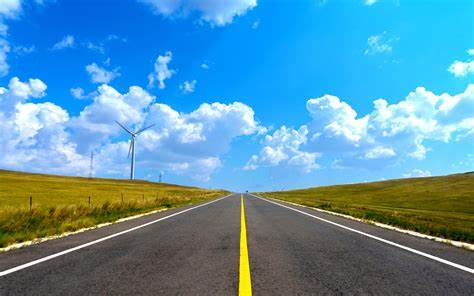
#> input picture test_image.jpg, 474 x 296 px
$ python '车道检测.py'
#> lines starting #> are read from the running program, lines starting #| are printed output that depends on the picture; after the words box and inside, x2 and y2 are one past the last pixel; in counts of white or black regions, pixels touching at a corner belong together
import cv2
import numpy as np

blur_ksize = 5
canny_lthreshold = 50
canny_hthreshold = 150
rho = 0.5
theta = np.pi / 180
threshold = 15
min_line_length = 40
max_line_gap = 20
def roi_mask(img, vertices):
    mask = np.zeros_like(img)
    if len(img.shape) > 2:
        mask_color = (255,) * img.shape[2]
    else:
        mask_color = 255
    cv2.fillPoly(mask, vertices, mask_color)
    masked_img = cv2.bitwise_and(img, mask)
    return masked_img
def draw_lines(img, lines, color=[255, 0, 0], thickness=5):
    for line in lines:
        for x1, y1, x2, y2 in line:
            cv2.line(img, (x1, y1), (x2, y2), color, thickness)
def hough_lines(img, rho, theta, threshold, min_line_len, max_line_gap):
    lines = cv2.HoughLinesP(img, rho, theta, threshold, np.array([]),
                            minLineLength=min_line_len, maxLineGap=max_line_gap)
    line_img = np.zeros((img.shape[0], img.shape[1], 3), dtype=np.uint8)
    draw_lines(line_img, lines)
    return line_img
def process_image(image_path):
    # 读取图像
#> called with image_path = 'test_image.jpg'
    img = cv2.imread(image_path)
#> img is the input picture: shape (296, 474, 3); mean B, G, R 175.1, 147.8, 90.6
    gray = cv2.cvtColor(img, cv2.COLOR_BGR2GRAY)
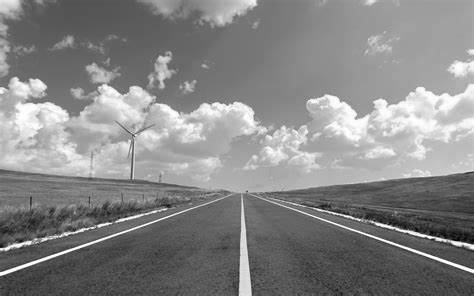
#> gray: shape (296, 474); min 2, max 255, mean 133.8
    blur_gray = cv2.GaussianBlur(gray, (blur_ksize, blur_ksize), 0)
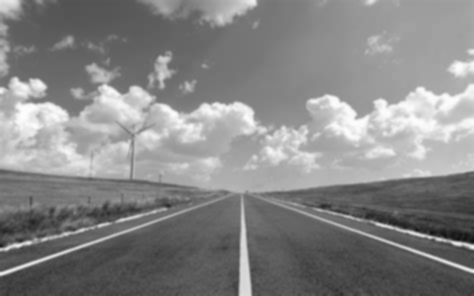
#> blur_gray: shape (296, 474); min 15, max 253, mean 133.8
    edges = cv2.Canny(blur_gray, canny_lthreshold, canny_hthreshold)
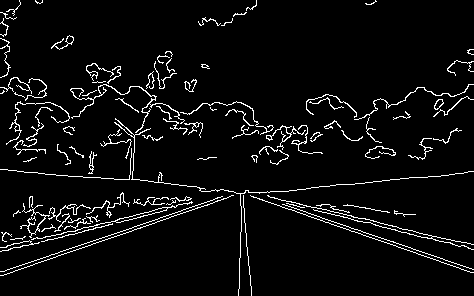
#> edges: shape (296, 474); 5.1% white in thin lines or dots

    # 感兴趣区域的顶点，根据图像大小自定义
    roi_vtx = np.array([[(-30, img.shape[0]), (img.shape[1] / 2 - 50, img.shape[0] / 2 + 50),
                         (img.shape[1] / 2 + 50, img.shape[0] / 2 + 50), (img.shape[1]+30, img.shape[0])]],
                       dtype=np.int32)
    roi_edges = roi_mask(edges, roi_vtx)
#> in roi_mask, `cv2.fillPoly(mask, vertices, mask_color)`:
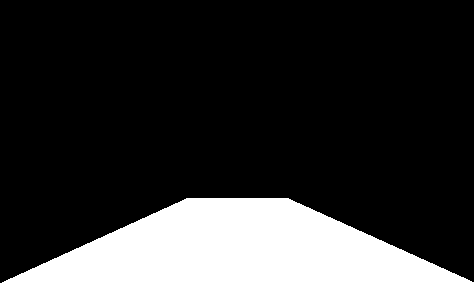
#> mask: shape (296, 474); 21.8% white; 1 white region, box (x1, y1, x2, y2) and area: (0, 198, 474, 296) 30608
#> in roi_mask, `masked_img = cv2.bitwise_and(img, mask)`:
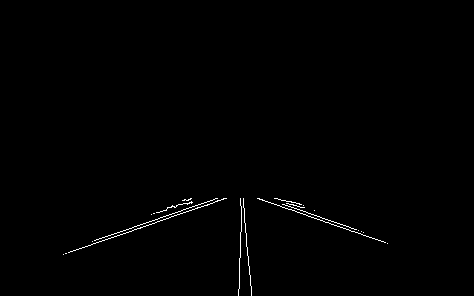
#> masked_img: shape (296, 474); 0.58% white in thin lines or dots, all inside (x1, y1, x2, y2) = (63, 198, 388, 296)
    # 使用霍夫变换检测直线
    line_img = hough_lines(roi_edges, rho, theta, threshold, min_line_length, max_line_gap)
#> in hough_lines, `lines = cv2.HoughLinesP(img, rho, theta, threshold, np.array([]), minL..`: lines = [[63, 254, 226, 198], [92, 241, 217, 198], [238, 295, 241, 206], [257, 198, 387, 243], [284, 204, 354, 229], [243, 198, 251, 295], [243, 206, 249, 274]]
#> the loop in draw_lines, `for line in lines:` made 7 passes
#> after the loop in draw_lines, `for line in lines:`:
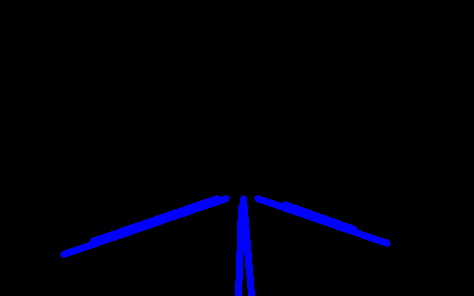
#> img: shape (296, 474, 3); mean of channels 0, 1, 2 7.4, 0, 0; drawn as B, G, R
    # 将检测的线绘制在原图上
    res_img = cv2.addWeighted(img, 1, line_img, 0.8, 0)
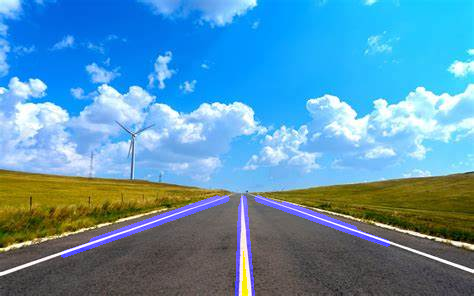
#> res_img: shape (296, 474, 3); mean B, G, R 179.6, 147.8, 90.6
    # 显示图像
    cv2.imshow('lane lines', res_img)
    cv2.waitKey(0)
    cv2.destroyAllWindows()
# 调用函数
process_image('test_image.jpg')

$ run again, with xiangrikui.jpg copied over test_image.jpg
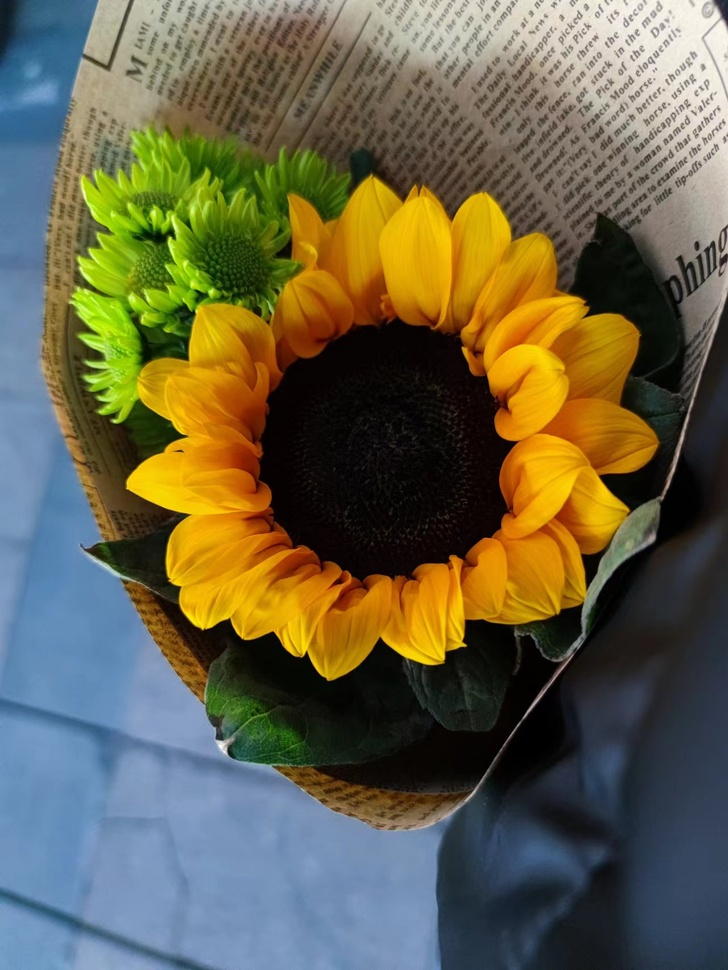
#> input picture xiangrikui.jpg, 728 x 970 px, shrunk from 1280 x 1706 before the run
#> in process_image, img is the input picture: shape (970, 728, 3); mean B, G, R 73.6, 99.1, 103.6
#> in process_image, `edges = cv2.Canny(blur_gray, canny_lthreshold, canny_hthreshold)`:
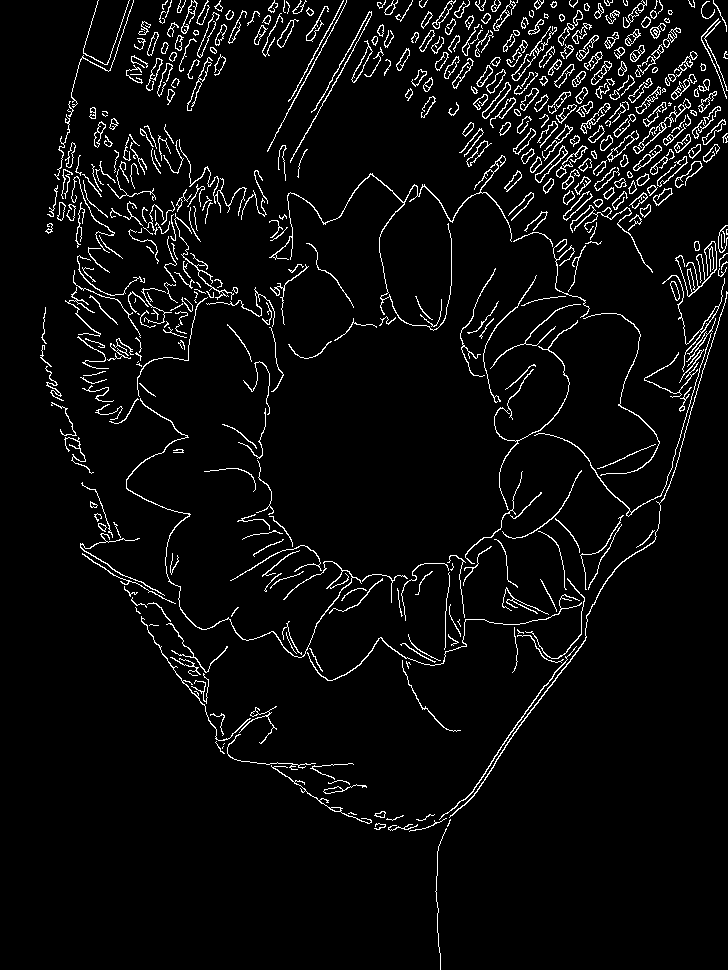
#> edges: shape (970, 728); 4.9% white in thin lines or dots
#> mask: shape (970, 728); 27.2% white; 1 white region, box (x1, y1, x2, y2) and area: (0, 535, 728, 970) 192220
#> masked_img: shape (970, 728); 0.5% white in thin lines or dots, all inside (x1, y1, x2, y2) = (191, 546, 543, 970)
#> lines = 52 rows, first 6: [462, 806, 518, 721], [473, 796, 538, 693], [257, 763, 353, 764], [215, 736, 275, 707], [479, 788, 538, 694], [269, 764, 336, 811]
#> the loop in draw_lines, `for line in lines:` made 52 passes
#> in process_image, `res_img = cv2.addWeighted(img, 1, line_img, 0.8, 0)`:
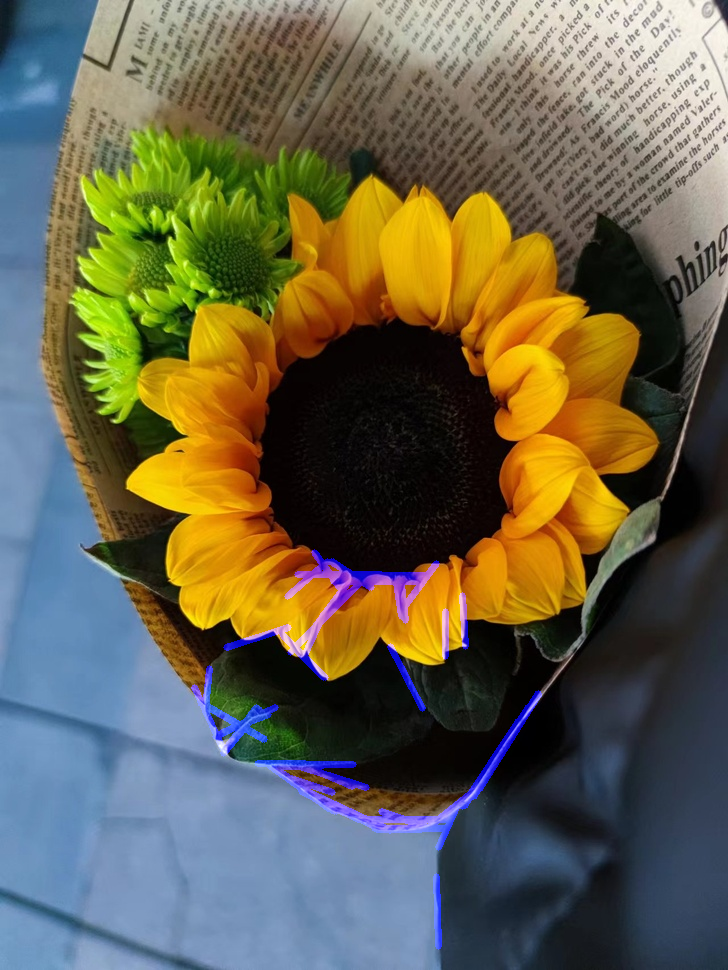
#> res_img: shape (970, 728, 3); mean B, G, R 77.4, 99.1, 103.6
